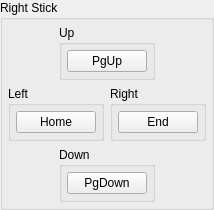
               <widget class="QGroupBox" name="gb_right_stick">
                <property name="title">
                 <string>Right Stick</string>
                </property>
                <layout class="QVBoxLayout" name="gb_right_stick_layout">
                 <property name="leftMargin">
                  <number>5</number>
                 </property>
                 <property name="topMargin">
                  <number>5</number>
                 </property>
                 <property name="rightMargin">
                  <number>5</number>
                 </property>
                 <property name="bottomMargin">
                  <number>5</number>
                 </property>
                 <item>
                  <widget class="QWidget" name="widget_right_stick_up" native="true">
                   <layout class="QHBoxLayout" name="widget_right_stick_up_layout">
                    <property name="leftMargin">
                     <number>0</number>
                    </property>
                    <property name="topMargin">
                     <number>0</number>
                    </property>
                    <property name="rightMargin">
                     <number>0</number>
                    </property>
                    <property name="bottomMargin">
                     <number>0</number>
                    </property>
                    <item>
                     <spacer name="spacer_right_stick_up_left">
                      <property name="orientation">
                       <enum>Qt::Horizontal</enum>
                      </property>
                      <property name="sizeHint" stdset="0">
                       <size>
                        <width>40</width>
                        <height>20</height>
                       </size>
                      </property>
                     </spacer>
                    </item>
                    <item>
                     <widget class="QGroupBox" name="gb_right_stick_up">
                      <property name="title">
                       <string>Up</string>
                      </property>
                      <layout class="QVBoxLayout" name="gb_right_stick_up_layout">
                       <property name="leftMargin">
                        <number>5</number>
                       </property>
                       <property name="topMargin">
                        <number>5</number>
                       </property>
                       <property name="rightMargin">
                        <number>5</number>
                       </property>
                       <property name="bottomMargin">
                        <number>5</number>
                       </property>
                       <item>
                        <widget class="QPushButton" name="b_rstick_up">
                         <property name="text">
                          <string>PgUp</string>
                         </property>
                         <property name="autoDefault">
                          <bool>false</bool>
                         </property>
                        </widget>
                       </item>
                      </layout>
                     </widget>
                    </item>
                    <item>
                     <spacer name="spacer_right_stick_up_right">
                      <property name="orientation">
                       <enum>Qt::Horizontal</enum>
                      </property>
                      <property name="sizeHint" stdset="0">
                       <size>
                        <width>40</width>
                        <height>20</height>
                       </size>
                      </property>
                     </spacer>
                    </item>
                   </layout>
                  </widget>
                 </item>
                 <item>
                  <layout class="QHBoxLayout" name="layout_right_stick_left_right">
                   <item>
                    <widget class="QGroupBox" name="gb_right_stick_left">
                     <property name="title">
                      <string>Left</string>
                     </property>
                     <layout class="QVBoxLayout" name="gb_right_stick_left_layout">
                      <property name="leftMargin">
                       <number>5</number>
                      </property>
                      <property name="topMargin">
                       <number>5</number>
                      </property>
                      <property name="rightMargin">
                       <number>5</number>
                      </property>
                      <property name="bottomMargin">
                       <number>5</number>
                      </property>
                      <item>
                       <widget class="QPushButton" name="b_rstick_left">
                        <property name="text">
                         <string>Home</string>
                        </property>
                        <property name="autoDefault">
                         <bool>false</bool>
                        </property>
                       </widget>
                      </item>
                     </layout>
                    </widget>
                   </item>
                   <item>
                    <widget class="QGroupBox" name="gb_right_stick_right">
                     <property name="title">
                      <string>Right</string>
                     </property>
                     <layout class="QVBoxLayout" name="gb_right_stick_right_layout">
                      <property name="leftMargin">
                       <number>5</number>
                      </property>
                      <property name="topMargin">
                       <number>5</number>
                      </property>
                      <property name="rightMargin">
                       <number>5</number>
                      </property>
                      <property name="bottomMargin">
                       <number>5</number>
                      </property>
                      <item>
                       <widget class="QPushButton" name="b_rstick_right">
                        <property name="text">
                         <string>End</string>
                        </property>
                        <property name="autoDefault">
                         <bool>false</bool>
                        </property>
                       </widget>
                      </item>
                     </layout>
                    </widget>
                   </item>
                  </layout>
                 </item>
                 <item>
                  <widget class="QWidget" name="widget_right_stick_down" native="true">
                   <layout class="QHBoxLayout" name="widget_right_stick_down_layout">
                    <property name="leftMargin">
                     <number>0</number>
                    </property>
                    <property name="topMargin">
                     <number>0</number>
                    </property>
                    <property name="rightMargin">
                     <number>0</number>
                    </property>
                    <property name="bottomMargin">
                     <number>0</number>
                    </property>
                    <item>
                     <spacer name="spacer_right_stick_down_left">
                      <property name="orientation">
                       <enum>Qt::Horizontal</enum>
                      </property>
                      <property name="sizeHint" stdset="0">
                       <size>
                        <width>40</width>
                        <height>20</height>
                       </size>
                      </property>
                     </spacer>
                    </item>
                    <item>
                     <widget class="QGroupBox" name="gb_right_stick_down">
                      <property name="title">
                       <string>Down</string>
                      </property>
                      <layout class="QVBoxLayout" name="gb_right_stick_down_layout">
                       <property name="leftMargin">
                        <number>5</number>
                       </property>
                       <property name="topMargin">
                        <number>5</number>
                       </property>
                       <property name="rightMargin">
                        <number>5</number>
                       </property>
                       <property name="bottomMargin">
                        <number>5</number>
                       </property>
                       <item>
                        <widget class="QPushButton" name="b_rstick_down">
                         <property name="text">
                          <string>PgDown</string>
                         </property>
                         <property name="autoDefault">
                          <bool>false</bool>
                         </property>
                        </widget>
                       </item>
                      </layout>
                     </widget>
                    </item>
                    <item>
                     <spacer name="spacer_right_stick_down_right">
                      <property name="orientation">
                       <enum>Qt::Horizontal</enum>
                      </property>
                      <property name="sizeHint" stdset="0">
                       <size>
                        <width>40</width>
                        <height>20</height>
                       </size>
                      </property>
                     </spacer>
                    </item>
                   </layout>
                  </widget>
                 </item>
                </layout>
               </widget>
